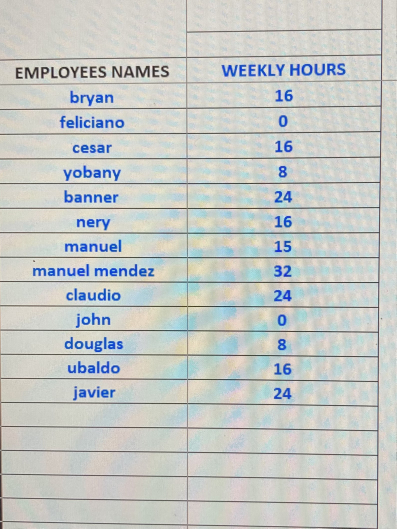
#> input picture croppedHours2.jpg, 397 x 529 px
$ python rows.py
#> lines starting #> are read from the running program, lines starting #| are printed output that depends on the picture; after the words box and inside, x2 and y2 are one past the last pixel; in counts of white or black regions, pixels touching at a corner belong together
import numpy as np
import pytesseract
import cv2
from PIL import Image

pytesseract.pytesseract.tesseract_cmd = (
    "C:\\Program Files\\Tesseract-OCR\\tesseract.exe"
)


def get_limits(color):
    c = np.uint8([[color]])
    hsvC = cv2.cvtColor(c, cv2.COLOR_BGR2HSV)

    lowerLimit = hsvC[0][0][0] - 10, 100, 100
    upperLimit = hsvC[0][0][0] + 10, 255, 255

    lowerLimit = np.array(lowerLimit, dtype=np.uint8)
    upperLimit = np.array(upperLimit, dtype=np.uint8)

    return lowerLimit, upperLimit


lower, upper = get_limits(color=(245, 0, 0))
image = cv2.imread("croppedHours2.jpg", cv2.IMREAD_REDUCED_COLOR_4)
#> image is the input picture: shape (529, 397, 3); mean B, G, R 198.3, 201.4, 197.9
# original was 127-255
thresh = cv2.threshold(image, 148, 255, cv2.THRESH_BINARY)[1]
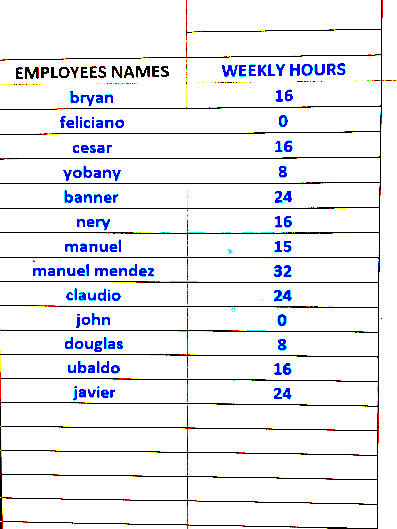
#> thresh: shape (529, 397, 3); mean B, G, R 242.1, 236.6, 235.8

hsvImage = cv2.cvtColor(thresh, cv2.COLOR_BGR2HSV)
#> hsvImage: shape (529, 397, 3); mean H, S, V 3.7, 9.7, 243.8

mask = cv2.inRange(hsvImage, lower, upper)
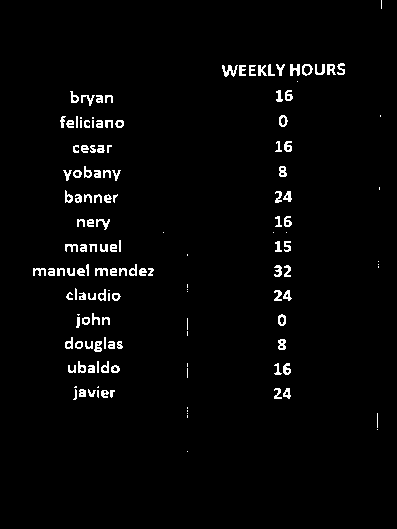
#> mask: shape (529, 397); 2.5% white in thin lines or dots, all inside (x1, y1, x2, y2) = (33, 0, 382, 452)
cv2.imshow("image", mask)
cv2.waitKey(0)
cv2.destroyAllWindows()

image = cv2.cvtColor(image, cv2.COLOR_BGR2GRAY)
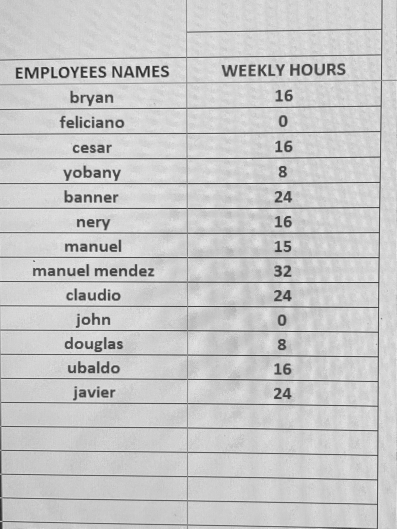
#> image: shape (529, 397); min 34, max 235, mean 200

# [10 lines of commented-out code are left out]

numConf = " -l eng --oem 3 --psm 6 -c tessedit_char_whitelist=0123456789."
letterConf = " -l eng --oem 3 --psm 3 -c tessedit_char_blacklist=|-_[]I~"
# text = pytesseract.image_to_string(img, config=letterConf)
# text2 = pytesseract.image_to_string(img2, config=numConf)
#> (the run stopped early here; a loop or call above may not have finished)
